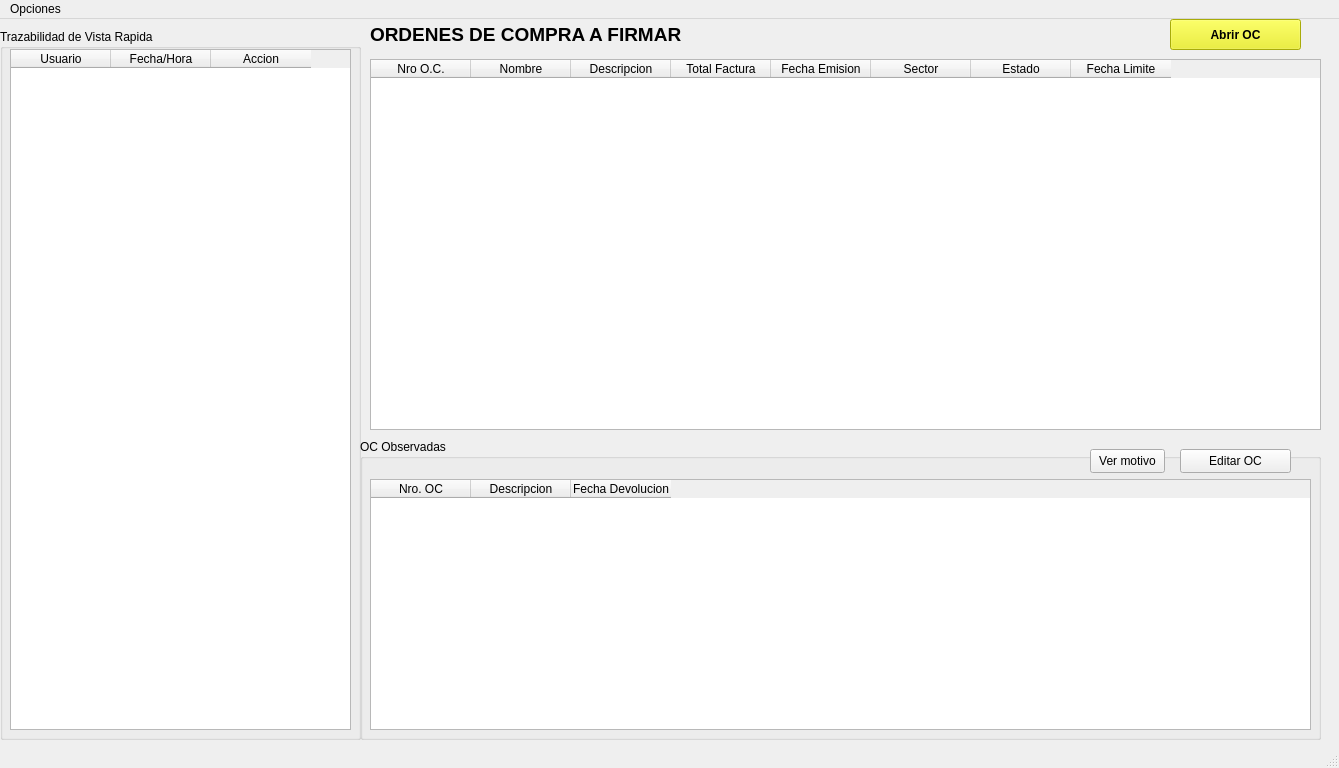
<?xml version="1.0" encoding="UTF-8"?>
<ui version="4.0">
 <class>pantalla2Firma</class>
 <widget class="QMainWindow" name="pantalla2Firma">
  <property name="geometry">
   <rect>
    <x>0</x>
    <y>0</y>
    <width>1339</width>
    <height>768</height>
   </rect>
  </property>
  <property name="minimumSize">
   <size>
    <width>800</width>
    <height>600</height>
   </size>
  </property>
  <property name="maximumSize">
   <size>
    <width>1366</width>
    <height>768</height>
   </size>
  </property>
  <property name="windowTitle">
   <string>Pantalla Principal - 2da Firma</string>
  </property>
  <widget class="QWidget" name="centralwidget">
   <widget class="QGroupBox" name="groupBox">
    <property name="geometry">
     <rect>
      <x>0</x>
      <y>10</y>
      <width>361</width>
      <height>711</height>
     </rect>
    </property>
    <property name="title">
     <string>Trazabilidad de Vista Rapida</string>
    </property>
    <widget class="QTableWidget" name="tablaDetallesEstado">
     <property name="geometry">
      <rect>
       <x>10</x>
       <y>20</y>
       <width>341</width>
       <height>681</height>
      </rect>
     </property>
     <column>
      <property name="text">
       <string>Usuario</string>
      </property>
     </column>
     <column>
      <property name="text">
       <string>Fecha/Hora</string>
      </property>
     </column>
     <column>
      <property name="text">
       <string>Accion</string>
      </property>
     </column>
    </widget>
   </widget>
   <widget class="QTableWidget" name="tablaOCactivas2F">
    <property name="geometry">
     <rect>
      <x>370</x>
      <y>40</y>
      <width>951</width>
      <height>371</height>
     </rect>
    </property>
    <column>
     <property name="text">
      <string>Nro O.C.</string>
     </property>
    </column>
    <column>
     <property name="text">
      <string>Nombre</string>
     </property>
    </column>
    <column>
     <property name="text">
      <string>Descripcion</string>
     </property>
    </column>
    <column>
     <property name="text">
      <string>Total Factura</string>
     </property>
    </column>
    <column>
     <property name="text">
      <string>Fecha Emision</string>
     </property>
    </column>
    <column>
     <property name="text">
      <string>Sector</string>
     </property>
    </column>
    <column>
     <property name="text">
      <string>Estado</string>
     </property>
    </column>
    <column>
     <property name="text">
      <string>Fecha Limite</string>
     </property>
    </column>
   </widget>
   <widget class="QLabel" name="label_4">
    <property name="geometry">
     <rect>
      <x>370</x>
      <y>0</y>
      <width>351</width>
      <height>31</height>
     </rect>
    </property>
    <property name="font">
     <font>
      <pointsize>14</pointsize>
      <bold>true</bold>
     </font>
    </property>
    <property name="text">
     <string>ORDENES DE COMPRA A FIRMAR</string>
    </property>
   </widget>
   <widget class="QPushButton" name="btnAbrirOC_2F">
    <property name="geometry">
     <rect>
      <x>1170</x>
      <y>0</y>
      <width>131</width>
      <height>31</height>
     </rect>
    </property>
    <property name="font">
     <font>
      <bold>true</bold>
     </font>
    </property>
    <property name="styleSheet">
     <string notr="true">background-color: rgb(235, 239, 13);
color: rgb(0, 0, 0);</string>
    </property>
    <property name="text">
     <string>Abrir OC</string>
    </property>
   </widget>
   <widget class="QGroupBox" name="groupBox_2">
    <property name="geometry">
     <rect>
      <x>360</x>
      <y>420</y>
      <width>961</width>
      <height>301</height>
     </rect>
    </property>
    <property name="title">
     <string>OC Observadas</string>
    </property>
    <widget class="QTableWidget" name="tablaObservaciones">
     <property name="geometry">
      <rect>
       <x>10</x>
       <y>40</y>
       <width>941</width>
       <height>251</height>
      </rect>
     </property>
     <column>
      <property name="text">
       <string>Nro. OC</string>
      </property>
     </column>
     <column>
      <property name="text">
       <string>Descripcion</string>
      </property>
     </column>
     <column>
      <property name="text">
       <string>Fecha Devolucion</string>
      </property>
     </column>
    </widget>
    <widget class="QPushButton" name="btnVerMotivo">
     <property name="geometry">
      <rect>
       <x>730</x>
       <y>10</y>
       <width>75</width>
       <height>24</height>
      </rect>
     </property>
     <property name="text">
      <string>Ver motivo</string>
     </property>
    </widget>
    <widget class="QPushButton" name="btnEditarObservada">
     <property name="geometry">
      <rect>
       <x>820</x>
       <y>10</y>
       <width>111</width>
       <height>24</height>
      </rect>
     </property>
     <property name="text">
      <string>Editar OC</string>
     </property>
    </widget>
   </widget>
  </widget>
  <widget class="QMenuBar" name="menubar">
   <property name="geometry">
    <rect>
     <x>0</x>
     <y>0</y>
     <width>1339</width>
     <height>22</height>
    </rect>
   </property>
   <widget class="QMenu" name="menuOpciones">
    <property name="title">
     <string>Opciones</string>
    </property>
    <addaction name="actionUsar_perfil_Resp_Compras"/>
    <addaction name="separator"/>
    <addaction name="actionMi_Perfil"/>
    <addaction name="actionCerrar_Sesion"/>
   </widget>
   <addaction name="menuOpciones"/>
  </widget>
  <widget class="QStatusBar" name="statusbar"/>
  <action name="actionUsar_perfil_Resp_Compras">
   <property name="text">
    <string>Abrir Biblioteca NP/OC</string>
   </property>
  </action>
  <action name="actionMi_Perfil">
   <property name="text">
    <string>Mi Perfil</string>
   </property>
  </action>
  <action name="actionCerrar_Sesion">
   <property name="text">
    <string>Cerrar Sesion</string>
   </property>
  </action>
 </widget>
 <resources/>
 <connections/>
</ui>
